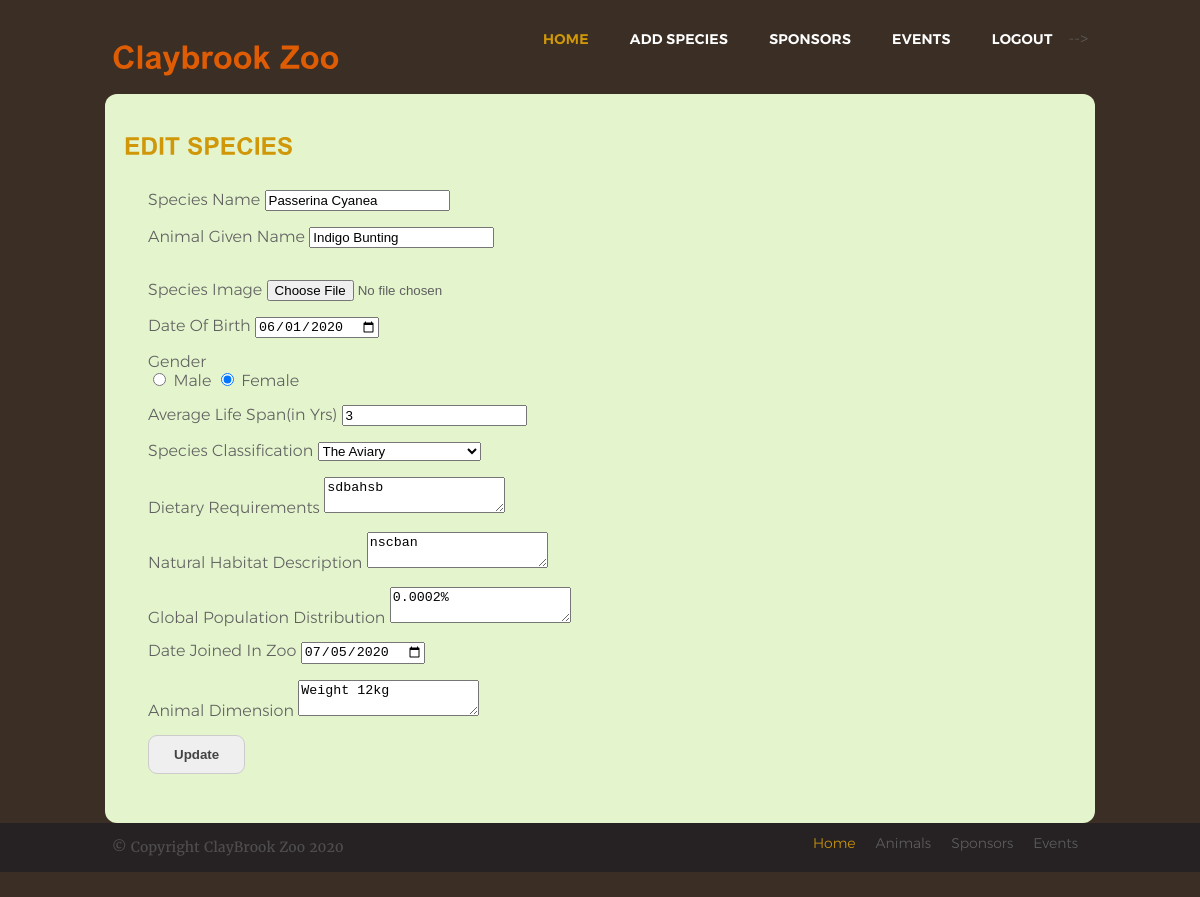
The page /editspecies.php?species_id=15 (signed in) on the database its author committed.
### tables this page shows
CREATE TABLE `tb_animal_details` (
  `species_id` int(8) NOT NULL,
  `species_name` varchar(255) NOT NULL,
  `animal_given_name` varchar(255) NOT NULL,
  `date_of_birth` date NOT NULL,
  `gender` varchar(25) NOT NULL,
  `average_lifespan_in_yrs` int(8) NOT NULL,
  `species_classification` varchar(255) NOT NULL,
  `dietary_requirements` text NOT NULL,
  `natural_habitat_description` text NOT NULL,
  `global_population_distribution` text NOT NULL,
  `date_joined_in_zoo` date NOT NULL,
  `animal_dimension` varchar(255) NOT NULL
);

### editspecies.php (the view, shortened to what this page needs)
<?php
	include('db/db_connect.php');
?>
<!DOCTYPE html PUBLIC "-//W3C//DTD XHTML 1.0 Transitional//EN" "http://www.w3.org/TR/xhtml1/DTD/xhtml1-transitional.dtd">
<html >
<head>
<link href="css/style.css" rel="stylesheet" type="text/css" />
</head>
<body>
	<div class="main">
  <div class="header">
    <div class="header_resize">
      <div class="logo">
        <h1><a href="adminindex.php">Claybrook Zoo </a></h1>
      </div>
      <div class="menu_nav">
        <ul>
          <li class="active"><a href="adminindex.php">Home</a></li>
          <li><a href="addspecies.php">Add Species</a></li>
          <li><a href="manageSponsor.php">Sponsors</a></li>
          <li><a href="adminevents.php">Events</a></li>
          <?php
          if (isset($_SESSION['sessUserType'])) {
				$stmt = $pdo-> prepare("SELECT * FROM tb_user_details WHERE user_id = :user_id AND user_type = :user_type");
				$criteria = [
				'user_id' => $_SESSION['sessUserId'],
				'user_type' => $_SESSION['sessUserType']
				];
				$stmt->execute($criteria);
				$user = $stmt->fetch(); ?>
				 -->
          <li><a href = "logout.php">Logout</a><li>
		  	<?php } else { ?>
		  <li><a href="login.php">Login</a></li>
			<?php } ?>
        </ul>
      </div>
    </div>
     <div class="content Content">
      <div class="content_resize">
    	<div class="mainbar">
        <div class="article">
          <?php
          if (isset($_POST['submit'])) {
          $stmt = $pdo->prepare('UPDATE tb_animal_details
                      SET species_name = :species_name,
                          animal_given_name = :animal_given_name,
                          date_of_birth = :date_of_birth,
                          gender = :gender,
                          average_lifespan_in_yrs = :average_lifespan_in_yrs,
                          species_classification = :species_classification,
                          dietary_requirements = :dietary_requirements,
                          natural_habitat_description = :natural_habitat_description,
                          global_population_distribution = :global_population_distribution,
                          date_joined_in_zoo = :date_joined_in_zoo,
                          animal_dimension = :animal_dimension
                         WHERE species_id = :species_id
                  ');
          $criteria = [
                  'species_name' => $_POST['species_name'],
                  'animal_given_name' => $_POST['animal_given_name'],
                  'date_of_birth' => $_POST['date_of_birth'],
                  'gender' => $_POST['gender'],
                  'average_lifespan_in_yrs' => $_POST['average_lifespan_in_yrs'],
                  'species_classification' => $_POST['species_classification'],
                  'dietary_requirements' => $_POST['dietary_requirements'],
                  'natural_habitat_description' => $_POST['natural_habitat_description'],
                  'global_population_distribution' => $_POST['global_population_distribution'],
                  'date_joined_in_zoo' => $_POST['date_joined_in_zoo'],
                  'animal_dimension' => $_POST['animal_dimension'],
                  'species_id' => $_POST['species_id']
                ];
          $stmt->execute($criteria);
          if ($_FILES['species_image']['error'] == 0) {
            $fileName = $_POST['species_id'] . '.jpg';
            move_uploaded_file($_FILES['species_image']['tmp_name'], 'images/' . $fileName);
          }
           header('Location:adminindex.php');
        }
        else {
            if (isset($_SESSION['sessUserType'])=="admin") {
             $species = $pdo->query('SELECT * FROM tb_animal_details WHERE species_id = ' . $_GET['species_id'])->fetch();
            }
            ?>
              <h2>EDIT SPECIES</h2>
              <form action="editspecies.php" method="POST" enctype="multipart/form-data">
                <label>Species Name</label>
                <input type="text" name="species_name" value="<?php echo $species['species_name']; ?>" /><br><br>
                <label>Animal Given Name</label>
                <input type="text" name="animal_given_name" value="<?php echo $species['animal_given_name']; ?>" /><br><br>
                ?><br>
                <label>Species Image</label>
                <input type="file" name="species_image" /><br><br>
                <label>Date Of Birth</label>
                <input type="date" name="date_of_birth" value="<?php echo $species['date_of_birth'] ?>" /> <br><br>
                <label>Gender</label><br>
                 <?php if ($species['gender'] == 'male') {
                  echo
                  '<input type="radio" name="gender" value="male" CHECKED /> Male <br>
                  <input type="radio" name="gender" value="female" /> Female';
                  }
                  else{
                     echo
                  '<input type="radio" name="gender" value="male"  /> Male
                  <input type="radio" name="gender" value="female" CHECKED /> Female';
                  } ?><br><br>
                <label>Average Life Span(in Yrs)</label>
                <input type="text" name="average_lifespan_in_yrs" value="<?php echo $species['average_lifespan_in_yrs'] ?>" /><br><br>
                <label>Species Classification</label>
                <select name="species_classification">
                <?php
                  $stmt = $pdo->prepare('SELECT * FROM tb_species_classification');
                  $stmt->execute();
                  foreach ($stmt as $row) {
                    if ($species['species_classification'] == $row['classification_name']) {
                    echo '<option selected="selected" value="' . $row['classification_name'] . '">' . $row['classification_name'] . '</option>';
                  }
                  else {
                    echo '<option value="' . $row['classification_name'] . '">' . $row['classification_name'] . '</option>';
                    }
                  }
                ?>
                </select><br><br>
                <label>Dietary Requirements </label>
                <textarea name="dietary_requirements"><?php echo $species['dietary_requirements']; ?></textarea><br><br>
                <label>Natural Habitat Description </label>
                <textarea name="natural_habitat_description"><?php echo $species['natural_habitat_description']; ?></textarea><br><br>
                <label>Global Population Distribution </label>
                <textarea name="global_population_distribution"><?php echo $species['global_population_distribution']; ?></textarea><br><br>
                <label>Date Joined In Zoo</label>
                <input type="date" name="date_joined_in_zoo"  value="<?php echo $species['date_joined_in_zoo'] ?>" /> <br><br>
               <label>Animal Dimension</label>
                <textarea name="animal_dimension"><?php echo $species['animal_dimension']; ?></textarea><br><br>
                <input type="submit" name="submit" value="Update" class="input" />
              </form>
            <?php } ?>
        </div>
      </div>
    </div>
    </div>
	<div class="footer">
    <div class="footer_resize">
      <p class="lf">&copy; Copyright ClayBrook Zoo 2020</p>
      <ul class="fmenu">
        <li class="active"><a href="adminindex.php">Home</a></li>
        <li><a href="addspecies.php">Animals</a></li>
        <li><a href="manageSponsor.php">Sponsors</a></li>
        <li><a href="adminevents.php">Events</a></li>
      </ul>
    </div>
  </div>
</div>
</body>
</html>

### css/style.css (style rules this page uses)
body { margin:0; padding:0; color:#5f5f5f; font-family:'montserrat-light','Helvetica Nue','Helvetica',Arial,sans-serif; font-size: 16px; font-weight: normal; }
html, .main { padding:0; margin:0; background-color:#3b2e25; }
h1 { margin:0; padding:12px 0; color:#fff; }
a, a:hover { color:#fff; text-decoration:none; }
h2 { color:#d09809; padding:8px 0; margin:8px 0; font-weight: 600; font-size: 24px !important; font-family: 'merriweather-semibold'; }
p { margin: 23px 0 28px 0; padding: 16px 24px 16px 24px; font-size: 16px; text-transform: capitalize; font-family: 'merriweather-regular'; text-justify: inter-character; text-align: justify; opacity: .7; }
a { color:#de5c04; text-decoration:none; transition: all 0.4s ease; }
.header, .content, .menu_nav, .fbg, .footer, form, ol, ol li, ul, .content .mainbar, .content .sidebar { margin:0; padding:0; }
.header_resize, .content_resize, .fbg_resize, .footer_resize { margin:0 auto; padding:7px 7px 7px 7px; width:976px; }
.content_resize, .menu_nav ul li a { border-radius:12px; -moz-border-radius:12px; -webkit-border-radius:12px; }
.header { padding: 24px 0 25px; }
.header .logo { float:left; }
.menu_nav { float:right; width:auto; }
.menu_nav ul { list-style:none; }
.menu_nav ul li { float:left; }
.menu_nav ul li a { padding:15px 16px 18px 25px; color:#fff; text-transform: uppercase; font-weight: 600; font-size: 14px; font-family: 'montserrat-semibold'; letter-spacing: .25px; }
.menu_nav ul li a:hover, .menu_nav ul li.active a { color: #d09809; }
.content_resize { padding-bottom:16px; background-color:#e4f4cd; border-radius:12px; -moz-border-radius:12px; -webkit-border-radius:12px }
.content .mainbar { float:left; width:630px; }
.content .mainbar .article { margin:0; padding:16px 37px; }
.footer { background-color: #262223; padding: 4px 0; }
.footer .footer_resize { padding: 6px; }
.footer p.lf { margin:0; padding:4px 0; float:left; width:auto; line-height:1.5em; font-size: 14px; }
ul.fmenu { margin:0; padding:2px 0; list-style:none; float:right; width:auto; }
ul.fmenu li { margin:0; padding:0 4px; float:left; }
ul.fmenu li a { color:#5f5f5f; text-decoration:none; padding:2px 6px; font-size: 14px; }
ul.fmenu li a:hover, ul.fmenu li.active a { color:#d09809; }
.Content .mainbar { float: none; width: 100%; }
.Content .article { padding: 18px 12px !important; }
.Content .article form { padding: 15px 24px !important; }
.Content .article form .input { padding: 11px 25px; font-weight: 600; color: #444343; border: 1px solid #ccc; border-radius: 9px; }

### rows shown on the page
tb_animal_details: species_name "Passerina Cyanea", animal_given_name "Indigo Bunting", date_of_birth "06/01/2020", average_lifespan_in_yrs "3", dietary_requirements "sdbahsb", natural_habitat_description "nscban", global_population_distribution "0.0002%", date_joined_in_zoo "07/05/2020", animal_dimension "Weight 12kg"

### other values the page prints
form field species_classification "The Aviary"
